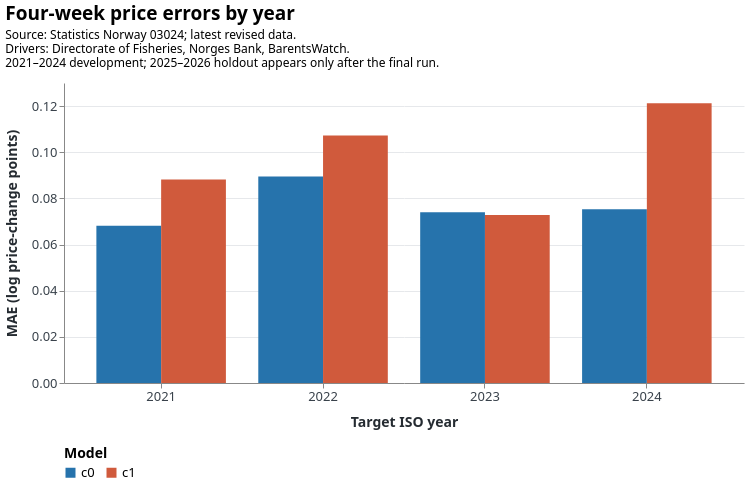

Write a Vega-Lite specification for this figure.
### Vega-Lite specification from a JSON file in a GitHub repository (floating-point values rounded to 4 significant figures)
{"$schema": "https://vega.github.io/schema/vega-lite/v5.20.1.json", "config": {"area": {"opacity": 0.16}, "axis": {"gridColor": "#e6e8eb", "labelColor": "#39424b", "labelFontSize": 13, "titleColor": "#252b31", "titleFontSize": 14, "titlePadding": 12}, "background": "white", "font": "system-ui, -apple-system, BlinkMacSystemFont, sans-serif", "legend": {"labelFontSize": 13, "orient": "bottom", "titleFontSize": 14}, "line": {"strokeWidth": 2}, "point": {"size": 45}, "range": {"category": ["#737373", "#8a6bb8", "#2673ac", "#d05a3c", "#747474", "#a78329", "#b54b73", "#23877d", "#252b31"]}, "text": {"fontSize": 15}, "title": {"anchor": "start", "fontSize": 19, "offset": 14, "subtitleFontSize": 12, "subtitlePadding": 6}, "view": {"stroke": null}}, "data": {"values": [{"mae": 0.06816, "model": "c0", "year": 2021}, {"mae": 0.08816, "model": "c1", "year": 2021}, {"mae": 0.08953, "model": "c0", "year": 2022}, {"mae": 0.1072, "model": "c1", "year": 2022}, {"mae": 0.07401, "model": "c0", "year": 2023}, {"mae": 0.07285, "model": "c1", "year": 2023}, {"mae": 0.07532, "model": "c0", "year": 2024}, {"mae": 0.1212, "model": "c1", "year": 2024}]}, "encoding": {"color": {"field": "model", "scale": {"domain": ["c0", "c1"], "range": ["#2673ac", "#d05a3c"]}, "title": "Model", "type": "nominal"}, "tooltip": [{"field": "year", "type": "ordinal"}, {"field": "model", "type": "nominal"}, {"field": "mae", "format": ".4f", "type": "quantitative"}], "x": {"axis": {"labelAngle": 0}, "field": "year", "title": "Target ISO year", "type": "ordinal"}, "xOffset": {"field": "model", "type": "nominal"}, "y": {"field": "mae", "title": "MAE (log price-change points)", "type": "quantitative"}}, "height": 300, "mark": {"type": "bar"}, "title": {"subtitle": ["Source: Statistics Norway 03024; latest revised data.", "Drivers: Directorate of Fisheries, Norges Bank, BarentsWatch.", "2021–2024 development; 2025–2026 holdout appears only after the final run."], "text": "Four-week price errors by year"}, "width": 680}
